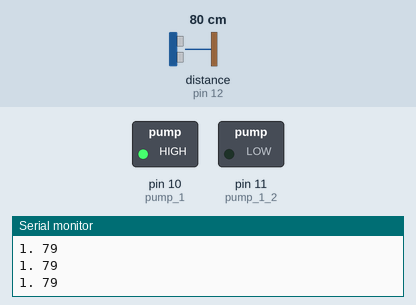
This sketch was run on a simulated Arduino Uno, built with avr-gcc and run on an emulated ATmega328P. Parts: switched loads named in the sketch (green lamp = pin HIGH), the last lines printed to the serial monitor. Wiring (inferred from the names in the program): ultrasonic range finder: trigger pin 13; echo pin 12. The inputs (shaded band) are chosen by the test bench; at power-on: distance to the obstacle (sensor on pin 12) 80 cm. The echo pulse lasts 58.3 µs per cm; pins used as bus, display or sensor lines are not drawn.

Above: at 1.2 s.
1.3 s: distance to the obstacle (sensor on pin 12) set to 12 cm
2.8 s: distance to the obstacle (sensor on pin 12) set to 9 cm
At 3.5 s:
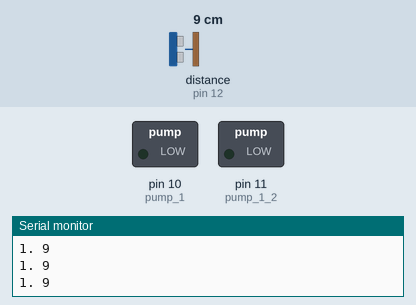
4.3 s: distance to the obstacle (sensor on pin 12) set to 18 cm
At 4.6 s:
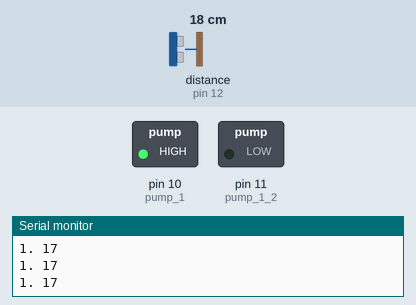
5.8 s: distance to the obstacle (sensor on pin 12) set to 2 cm
At 6.8 s:
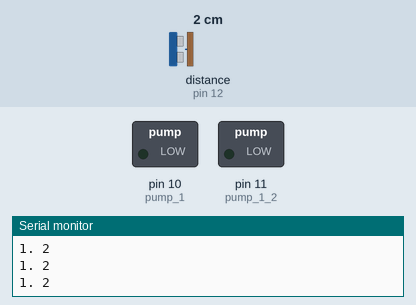
Timing chart, 0 to 8.3 s (numbered marks = the images above; inputs shaded):
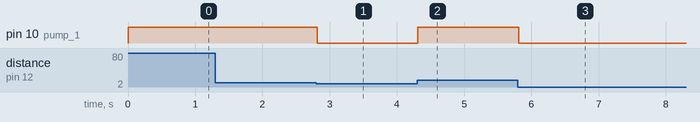

Measured:
- the behaviour switches between 11 and 10 cm on distance to the obstacle (sensor on pin 12) (found by bisection; images 0 and 1)
- after the input at 2.8 s, pin 10 (pump_1): HIGH → LOW at once
- after the input at 4.3 s, pin 10 (pump_1): LOW → HIGH at once
- after the input at 5.8 s, pin 10 (pump_1): HIGH → LOW at once

The sketch:

Bhabiya_mega.ino
```cpp
int trig = 13;
int echo = 12;
int pump_1 = 10;
int pump_1_2 = 11;
#define DISTANCE 10
void setup()
{
Serial.begin(9600);
pinMode(trig, OUTPUT);
pinMode(echo,INPUT);
pinMode(pump_1, OUTPUT);
pinMode(pump_1_2, OUTPUT);
}
void loop() {
long duration1, distance1,duration2, distance2;
digitalWrite(trig , LOW);
//digitalWrite(trig2 , LOW);
delayMicroseconds(2);
digitalWrite(trig, HIGH);
//digitalWrite(trig2, HIGH);
delayMicroseconds(10); // Added this line
digitalWrite(trig, LOW);
//digitalWrite(trig2, LOW);


duration1 = pulseIn(echo, HIGH);
distance1 = (duration1/2) / 29.1;
Serial.print("1. ");Serial.println(distance1);
// put your main code here, to run repeatedly:
if (distance1 < DISTANCE)
{
digitalWrite(pump_1 , LOW);
digitalWrite(pump_1_2 , LOW);
//Serial.println(&quot;MOTOR OFF&quot;);
//delay(1000);
}
if (distance1 > DISTANCE)
{
digitalWrite(pump_1 , HIGH);
digitalWrite(pump_1_2 , LOW);
}
}
```
